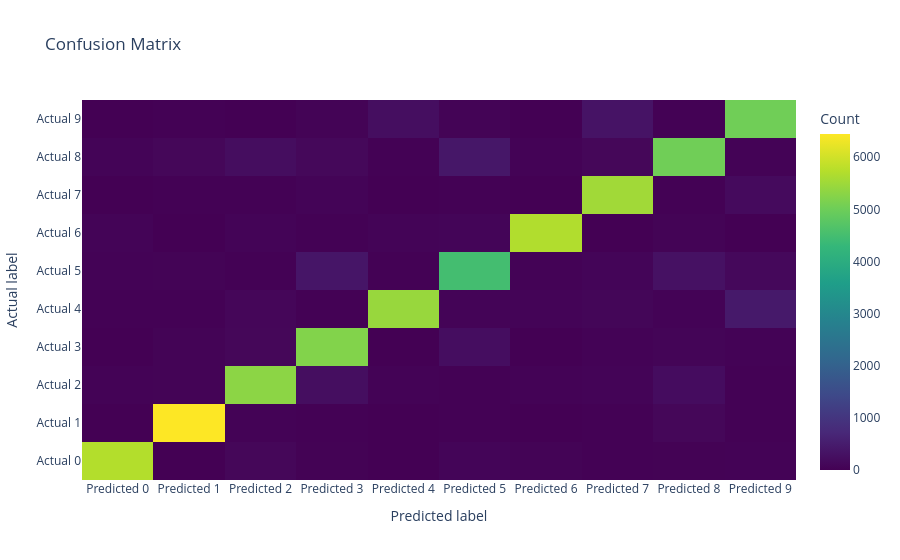

Here is the notebook cell this chart was saved with:
### Markdown cell above
Confusion matrix!

### Code cell
import sklearn
from sklearn.metrics import confusion_matrix
cm=confusion_matrix(predLabels,targets)
import plotly.graph_objects as go
# Create a Plotly heatmap
fig = go.Figure(data=go.Heatmap(
    z=cm,
    x=[f'Predicted {i}' for i in range(cm.shape[0])],
    y=[f'Actual {i}' for i in range(cm.shape[0])],
    colorscale='Viridis',
    colorbar=dict(title='Count')
))

# Update layout
fig.update_layout(
    title='Confusion Matrix',
    xaxis_title='Predicted label',
    yaxis_title='Actual label',
)

# Show plot
fig.show()

### Figure 1 — Plotly figure (JSON) as saved in the notebook; plotly's stock layout.template omitted (floating-point values rounded to 4 significant figures)
{"data": [{"colorbar": {"title": {"text": "Count"}}, "colorscale": [[0, "#440154"], [0.1111, "#482878"], [0.2222, "#3e4989"], [0.3333, "#31688e"], [0.4444, "#26828e"], [0.5556, "#1f9e89"], [0.6667, "#35b779"], [0.7778, "#6ece58"], [0.8889, "#b5de2b"], [1, "#fde725"]], "type": "heatmap", "x": ["Predicted 0", "Predicted 1", "Predicted 2", "Predicted 3", "Predicted 4", "Predicted 5", "Predicted 6", "Predicted 7", "Predicted 8", "Predicted 9"], "y": ["Actual 0", "Actual 1", "Actual 2", "Actual 3", "Actual 4", "Actual 5", "Actual 6", "Actual 7", "Actual 8", "Actual 9"], "z": [[5710, 1, 101, 28, 9, 77, 48, 25, 29, 45], [1, 6445, 31, 18, 7, 24, 7, 23, 104, 10], [33, 47, 5311, 232, 38, 12, 35, 64, 210, 16], [6, 48, 106, 5218, 5, 229, 0, 33, 66, 41], [17, 11, 94, 22, 5436, 59, 61, 84, 36, 444], [32, 47, 17, 376, 15, 4485, 42, 72, 298, 136], [62, 6, 51, 10, 60, 70, 5684, 2, 46, 3], [3, 14, 27, 57, 8, 22, 3, 5524, 15, 174], [56, 109, 213, 124, 23, 397, 37, 109, 5034, 45], [3, 14, 7, 46, 241, 46, 1, 329, 13, 5035]]}], "layout": {"title": {"text": "Confusion Matrix"}, "xaxis": {"title": {"text": "Predicted label"}}, "yaxis": {"title": {"text": "Actual label"}}}}
